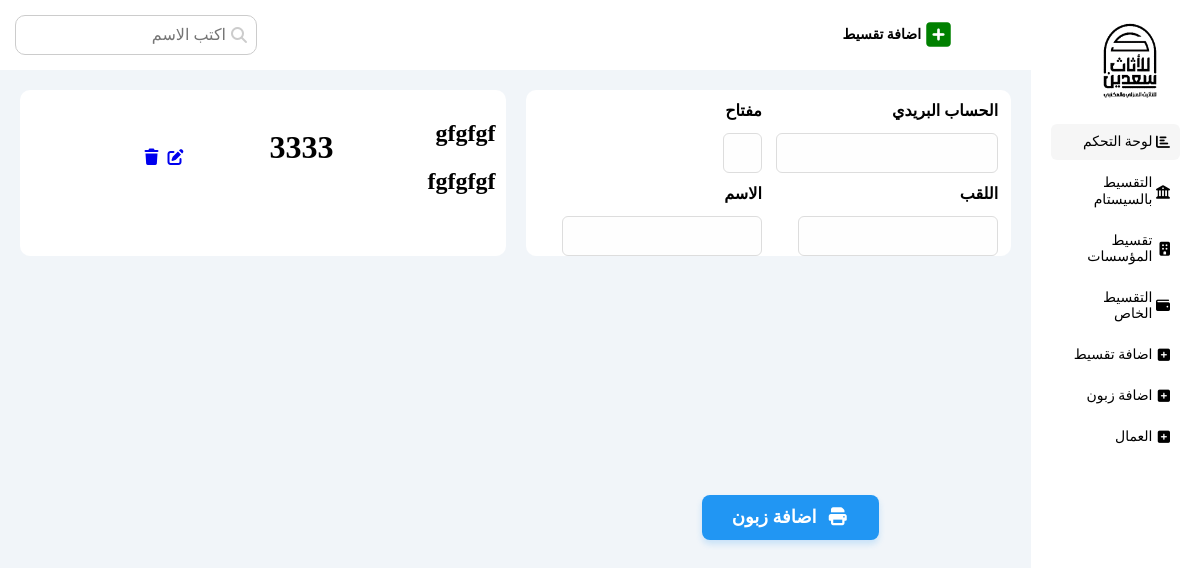
The page /addnew/addclient.html/ on the database as committed earlier.
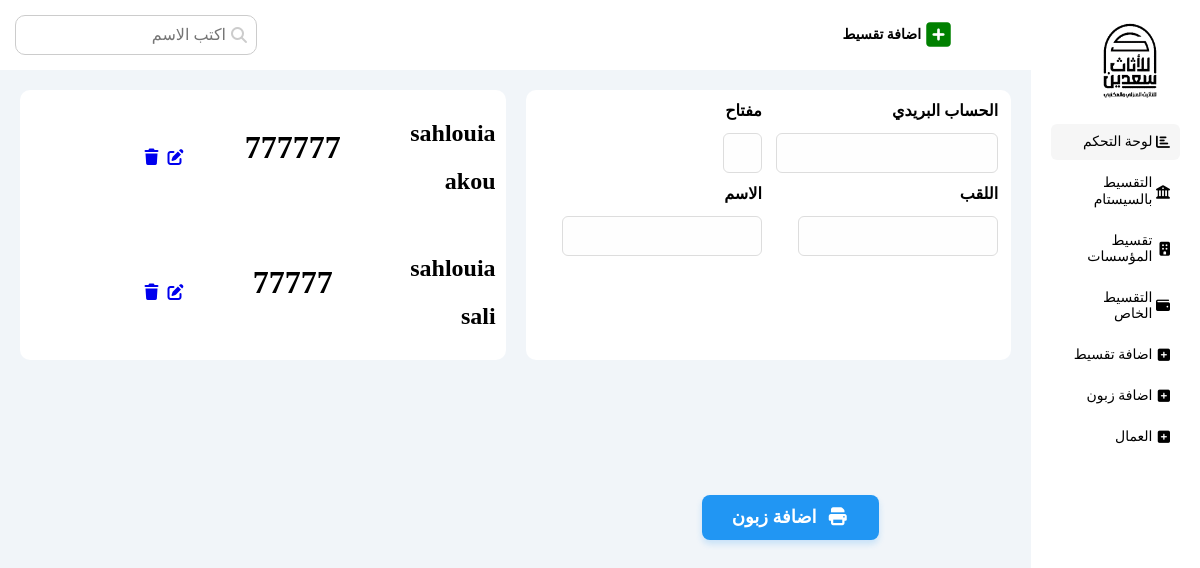
The same page on the database as committed later.
### addnew/models.py (models this page shows, shortened)
class addclients(models.Model):
    name = models.CharField(max_length=30)
    lastname = models.CharField(max_length=30)
    ccp = models.IntegerField(max_length=30)
    cle = models.IntegerField(max_length=30)

### addnew/views.py (the view, shortened to what this page needs)
# urls.py: path("addnew/addclient.html/", views.addclient, name="addclient"),
def addclient(request):
    if request.method == 'GET':
        return render(
            request, "pages/addclient.html", {"pro": addclients.objects.all()}
        )

### templates/pages/addclient.html (shortened to what this page needs)
{% extends "base.html" %}
{% load static %}
{%   block content   %}
<div class="wrapper d-grid gap-20 mt-20">
  <div class="formadd bg-white rad-10 text-c-mobile block-mobile">
    <form class="">
      <div class="pf-20 d-fform">
        <label for="ccp" class="w-50">الحساب البريدي</label>
        <label for="cle" class="w-50"> مفتاح</label>
      </div>
      <div class="d-fform pf-20">
        <input id="ccp" type="number" name="ccp" class="" />
        <div class="cld w-50">
          <input id="cle" type="number" name="cle" class="w-30" />
        </div>
      </div>
      <div class="d-fform pf-20">
        <label for="first_name" class="w-50">اللقب</label>
        <label for="first_name" class="w-50">الاسم</label>
      </div>
      <div class="d-fform pf-20">
        <input type="text" id="firstName" name="first_name" class="w-200" />
        <div class="w-50">
          <input type="text" id="lastName" name="last_name" class="w-200" />
        </div>
      </div>
    </form>
  </div>
  <div class="formaddpay bg-white rad-10 text-c-mobile block-mobile">
       {% for x in pro %}
  <div class="d-flex w-75 btween-flex">
    <div class="p-10" > <h2 >{{x.name}}</h2> <h2>{{x.lastname}}</h2>  </div>
    <h1>{{x.ccp}}</h1>
    <div>
      <a href="{% url "update" x.id %}"  ><i class="fa-solid fa-pen-to-square"></i></a>
      <a href="{% url "delete" x.id %}" ><i class="fa-solid fa-trash"></i></a>
    </div>
  </div>
  {% endfor %}
  </div>
</div>
<div class="botoniad p-absolute">
  <button id="bobo" type="submit" class="btn-print">
    <i class="fa-solid fa-print"></i>اضافة زبون
  </button>
</div>
{% endblock content %}

### templates/base.html (shortened to what this page needs)
{% load static %}
<!doctype html>
<html lang="en" dir="rtl">
  <head>
    <link rel="stylesheet" href="{% static 'css/framwork.css'%}"  />
    <link rel="stylesheet" href="{% static 'css/master.css'%}" />
    <link rel="stylesheet" href="{% static 'css/all.min.css'%}" />
    <link rel="stylesheet" href="{% static 'css/normalize.css'%}" />
  </head>
  <body>
    <div class="page d-flex">
      <aside class="sidebar bg-white p-20 p-relative">
        <img class="logo" src="{% static '/images/logo.png'%}" alt="" />
        <ul>
          <li>
            <a
              class="active d-flex align-center fs-14 c-black rad-6 p-10"
              href="index.html"
            >
              <i class="fa-solid fa-chart-bar fa-fw"></i>
              <span>لوحة التحكم</span>
            </a>
          </li>
          <li>
            <a
              class="d-flex align-center fs-14 c-black rad-6 p-10"
              href="tksitsystem.html"
            >
              <i class="fa-solid fa-building-columns"></i>
              <span>التقسيط بالسيستام</span>
            </a>
          </li>
          <li>
            <a
              class="d-flex align-center fs-14 c-black rad-6 p-10"
              href="{% url 'taksitcompany' %}"
            >
              <i class="fa-solid fa-building"></i>
              <span>تقسيط المؤسسات</span>
            </a>
          </li>
          <li>
            <a
              class="d-flex align-center fs-14 c-black rad-6 p-10"
              href="{% url 'privettaksit' %}"
            >
              <i class="fa-solid fa-wallet"></i>
              <span> التقسيط الخاص</span>
            </a>
          </li>
          <li>
            <a
              class="d-flex align-center fs-14 c-black rad-6 p-10"
              href="{% url 'addnew' %}"
            >
              <i class="fa-solid fa-square-plus"></i>
              <span>اضافة تقسيط</span>
            </a>
          </li>
          <li>
            <a
              class="d-flex align-center fs-14 c-black rad-6 p-10"
              href="{% url 'addclient' %}"
            >
              <i class="fa-solid fa-square-plus"></i>
              <span>اضافة زبون</span>
            </a>
          </li>
           <li>
            <a
              class="d-flex align-center fs-14 c-black rad-6 p-10"
              href="{% url 'workerspage' %}"
            >
              <i class="fa-solid fa-square-plus"></i>
              <span>العمال</span>
            </a>
          </li>
        </ul>
      </aside>
      <div class="content w-full">
        <header class="head bg-white p-15 btween-flex">
          <div class="icons d-flex align-center">
            <a
              class="d-flex align-center fs-14 c-black rad-6 p-10 active fw-b"
              href="{% url 'addnew' %}"
            >
              <span>اضافة تقسيط</span>
            </a>
          </div>
          <div class="search p-relative">
            <input class="p-10" type="search" placeholder="اكتب الاسم" />
          </div>
        </header>
        {% block content %} {% endblock content %}
      </div>
    </div>
  </body>
</html>

### takset/static/css/framwork.css (style rules this page uses)
.d-flex { display: flex; }
.d-fform { display: flex; justify-content: space-between; }
.align-center { align-items: center; }
.d-grid { display: grid; }
.gap-20 { gap: 20px; }
.p-20 { padding: 20px; }
.p-10 { padding: 10px; }
.pf-20 { padding: 12px 13px 0 0 ; }
.p-15 { padding: 15px; }
.mt-20 { margin-top: 20px; }
.bg-white { background-color: white; }
.c-black { color: black; }
.rad-6 { border-radius: 6px; }
.rad-10 { border-radius: 10px; }
.p-relative { position: relative; }
.p-absolute { position: absolute; }
.fs-14 { font-size: 14px; }
.fw-b { font-weight: bold; }
.w-full { width: 100%; }
.w-50 { width: 50%; }
.w-75 { width: 75%; }
.w-30 { width: 39px; }
.w-200 { width: 200px; }
.btween-flex { display: flex; justify-content: space-between; align-items: center; }
.botoniad { bottom: 300px; right: 321px; }

### takset/static/css/master.css (style rules this page uses)
* { -webkit-box-sizing: border-box; -moz-box-sizing: border-box; box-sizing: border-box; }
html { scroll-behavior: smooth; }
:root { --main-color: #2196f3; --main-color-alt: #1787e0; }
a { text-decoration: none; }
ul { list-style: none; margin: 0; padding: 0; }
.page { background-color: #f1f5f9; min-height: 100vh; }
.sidebar { width: 190px; }
.sidebar .logo { height: 100px; padding-right: 20px; position: relative; }
.logo { padding-bottom: 20px; }
.sidebar ul li a i { padding-left: 10px; }
.sidebar ul li a { transition: 0.3s; margin-bottom: 5px; }
.sidebar ul li a:hover, .sidebar ul li a.active { background-color: #f6f6f6; }
.sidebar ul li span { margin-left: 10px; }
.content { overflow: hidden; }
header .icons { padding-right: 50px; }
header .search::before { font-family: var(--fa-style-family-classic); content: "\f002"; font-weight: 900; position: absolute; top: 50%; right: 10px; color: #ccc; transform: translateY(-50%); }
header .search input { border: 1px solid #ccc; border-radius: 10px; padding-right: 30px; }
.page h1 { margin: 20px 20px 40px ; }
.page h1::before, .page h1::after { content: ''; height: 3px; position: absolute; bottom: -10px; right: 0; }
.page h1::before { background-color: white; width: 80px; }
.page h1::after { background-color: green; width: 50px; }
.wrapper { grid-template-columns: repeat(auto-fill , minmax(450px , 1fr)); margin-left: 20px; margin-right: 20px; }
form label { color: black; font-weight: bold; font-size: 16px; }
label { font-weight: bold; font-size: 30px; }
input[type="text"], input[type="number"], input[type="date"] { border: 1px solid #ddd; padding: 10px; border-radius: 6px; transition: all 0.3s ease; outline: none; background-color: #fefefe; }
.btn-print { background-color: #2196F3; color: white; padding: 12px 30px; border: none; border-radius: 8px; font-family: 'Cairo', sans-serif; font-size: 18px; font-weight: 600; cursor: pointer; display: flex; align-center: center; gap: 10px; transition: all 0.3s ease; box-shadow: 0 4px 6px rgba(33, 150, 243, 0.2); margin-top: 20px; width: fit-content; }

Rows that differ between the two databases and show on the page:
removed addclients: name "gfgfgf", lastname "fgfgfgf", ccp "3333"
added addclients: name "sahlouia", lastname "akou", ccp "777777"
added addclients: name "sahlouia", lastname "sali", ccp "77777"
